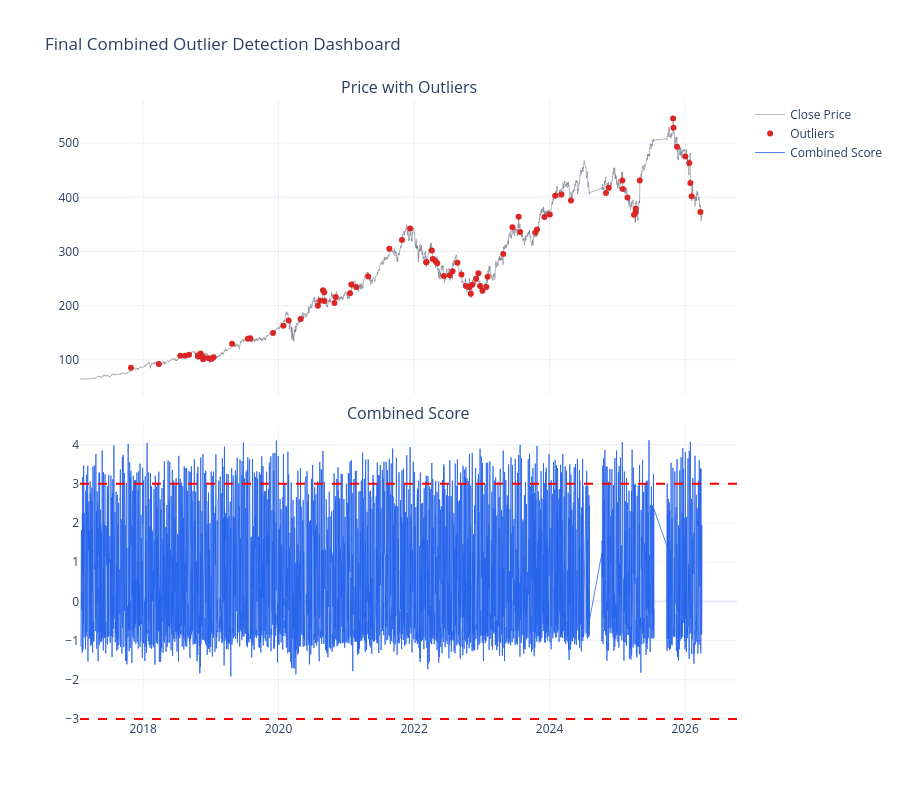

The notebook cell this image was saved under:
### Code cell
# Combined Model (IQR + Z_score + IF + LOF)

if "df_model" not in globals():
    raise ValueError("df_model not found. Run feature-engineering cell first.")

features = FEATURES
part = df_model.copy().sort_values("quote_datetime").reset_index(drop=True)
active_features = [c for c in features if c in part.columns]
window_z = WINDOW_Z
window_iqr = WINDOW_IQR
roll_window = ROLL_WINDOW
contamination = CONTAMINATION

# Z part
for col in active_features:
    mu = part[col].rolling(window_z).mean()
    sd = part[col].rolling(window_z).std()
    part[f"{col}_z"] = (part[col] - mu) / (sd + 1e-8)

if "log_return_z" in part.columns:
    part["z_score"] = part["log_return_z"]
else:
    z_cols = [f"{c}_z" for c in active_features if f"{c}_z" in part.columns]
    part["z_score"] = part[z_cols].abs().max(axis=1)
part["z_flag"] = (part["z_score"].abs() >= 3).astype(int)

# IQR part
for col in active_features:
    q1 = part[col].rolling(window_iqr).quantile(0.25)
    q3 = part[col].rolling(window_iqr).quantile(0.75)
    iqr = q3 - q1
    part[f"{col}_iqr_flag"] = ((part[col] < (q1 - 1.5 * iqr)) | (part[col] > (q3 + 1.5 * iqr))).astype(int)

iqr_cols = [f"{c}_iqr_flag" for c in active_features if f"{c}_iqr_flag" in part.columns]
part["iqr_flag"] = part[iqr_cols].any(axis=1).astype(int)

# ML matrix
ml_features = []
for col in active_features:
    zc = f"{col}_z"
    if zc in part.columns:
        ml_features.extend([col, zc])

part = part.dropna(subset=ml_features).reset_index(drop=True)
X = part[ml_features].values
X_scaled = StandardScaler().fit_transform(X)

# IF + LOF
iforest = IsolationForest(n_estimators=N_ESTIMATORS, contamination=contamination, random_state=42, n_jobs=-1)
iforest.fit(X_scaled)
part["iforest_flag"] = (iforest.predict(X_scaled) == -1).astype(int)
part["iforest_score"] = -iforest.decision_function(X_scaled)

lof = LocalOutlierFactor(n_neighbors=N_NEIGHBORS, contamination=contamination, n_jobs=-1)
part["lof_flag"] = (lof.fit_predict(X_scaled) == -1).astype(int)
part["lof_score"] = -lof.negative_outlier_factor_

def safe_minmax(s):
    den = s.max() - s.min()
    if den == 0 or pd.isna(den):
        return pd.Series(np.zeros(len(s)), index=s.index)
    return (s - s.min()) / den

part["if_norm"] = safe_minmax(part["iforest_score"])
part["lof_norm"] = safe_minmax(part["lof_score"])
part["ensemble_score"] = (part["if_norm"] + part["lof_norm"]) / 2.0
ens_thr = part["ensemble_score"].quantile(1 - contamination)

part["ensemble_flag"] = (
    ((part["iforest_flag"] == 1) & (part["lof_flag"] == 1)) |
    (part["ensemble_score"] >= ens_thr)
).astype(int)

# Combined condition
part["combined_flag"] = (
    (part["iqr_flag"] == 1) &
    (part["z_flag"] == 1) &
    (part["ensemble_flag"] == 1)
).astype(int)

### Figure 1 — Plotly figure (JSON) as saved in the notebook; plotly's stock layout.template omitted (floating-point values rounded to 4 significant figures; data arrays with more than 128 entries replaced by an {"elided": "..."} marker saying what was removed)
{"data": [{"line": {"color": "#6b7280", "width": 1}, "name": "Close Price", "opacity": 0.5, "type": "scatter", "x": {"elided": "15390 str values"}, "xaxis": "x", "y": {"elided": "15390 float values"}, "yaxis": "y"}, {"marker": {"color": "#dc2626", "size": 6}, "mode": "markers", "name": "Outliers", "type": "scatter", "x": ["2017-10-27T10:30:00", "2018-03-26T10:30:00", "2018-07-20T10:30:00", "2018-08-15T10:30:00", "2018-09-05T10:30:00", "2018-10-23T10:30:00", "2018-10-25T10:30:00", "2018-11-07T10:30:00", "2018-11-19T10:30:00", "2018-11-20T10:30:00", "2018-12-19T15:30:00", "2019-01-04T10:30:00", "2019-01-15T10:30:00", "2019-04-25T10:30:00", "2019-07-19T10:30:00", "2019-08-01T10:30:00", "2019-12-02T10:30:00", "2020-01-27T10:30:00", "2020-02-24T10:30:00", "2020-04-29T10:30:00", "2020-07-31T10:30:00", "2020-08-12T10:30:00", "2020-08-27T10:30:00", "2020-09-03T10:30:00", "2020-09-04T10:30:00", "2020-10-28T10:30:00", "2020-11-04T10:30:00", "2021-01-20T10:30:00", "2021-01-27T10:30:00", "2021-02-22T10:30:00", "2021-04-28T10:30:00", "2021-08-20T10:30:00", "2021-10-27T10:30:00", "2021-12-10T10:30:00", "2022-03-07T10:30:00", "2022-03-08T12:30:00", "2022-04-06T10:30:00", "2022-04-11T10:30:00", "2022-04-27T10:30:00", "2022-05-05T10:30:00", "2022-06-10T10:30:00", "2022-07-12T10:30:00", "2022-07-27T10:30:00", "2022-08-22T10:30:00", "2022-09-13T10:30:00", "2022-10-07T10:30:00", "2022-10-26T10:30:00", "2022-11-02T15:30:00", "2022-11-10T10:30:00", "2022-11-30T14:30:00", "2022-12-13T10:30:00", "2022-12-22T10:30:00", "2023-01-04T10:30:00", "2023-01-25T10:30:00", "2023-02-01T15:30:00", "2023-04-26T10:30:00", "2023-06-15T10:30:00", "2023-07-18T12:30:00", "2023-07-26T10:30:00", "2023-10-16T10:30:00", "2023-10-25T10:30:00", "2023-12-04T10:30:00", "2024-01-02T10:30:00", "2024-01-31T10:30:00", "2024-03-05T10:30:00", "2024-04-25T10:30:00", "2024-10-31T10:30:00", "2024-11-15T10:30:00", "2025-01-27T10:30:00", "2025-01-30T10:30:00", "2025-02-24T10:30:00", "2025-03-31T10:30:00", "2025-04-08T10:30:00", "2025-04-09T13:30:00", "2025-05-01T10:30:00", "2025-10-28T10:30:00", "2025-10-30T10:30:00", "2025-11-18T10:30:00", "2026-01-02T10:30:00", "2026-01-23T10:30:00", "2026-01-29T10:30:00", "2026-02-05T10:30:00", "2026-03-24T10:30:00"], "xaxis": "x", "y": [85.08, 92.12, 107.2, 107.2, 109.2, 105.9, 108.4, 111.2, 105.3, 100.9, 102.8, 101.3, 104.5, 129.5, 138.9, 139.4, 149.1, 162.6, 172.4, 175.0, 199.5, 208.7, 228.2, 224.4, 208.4, 204.9, 215.6, 222.6, 239.1, 234.4, 253.9, 304.8, 321.3, 342.6, 280.2, 280.1, 301.5, 286.2, 282.0, 278.3, 254.4, 256.2, 263.5, 278.9, 257.3, 236.2, 233.6, 222.0, 238.4, 249.6, 259.6, 236.4, 227.2, 234.3, 253.2, 295.3, 344.5, 364.1, 336.1, 335.1, 340.4, 363.6, 368.3, 402.9, 405.2, 394.1, 407.7, 417.6, 431.1, 415.2, 399.8, 367.8, 372.1, 379.1, 431.1, 545.6, 528.4, 493.5, 475.4, 463.1, 426.3, 401.7, 372.8], "yaxis": "y"}, {"line": {"color": "#2563eb", "width": 0.8}, "name": "Combined Score", "type": "scatter", "x": {"elided": "15390 str values"}, "xaxis": "x2", "y": {"elided": "15390 float values"}, "yaxis": "y2"}], "layout": {"annotations": [{"font": {"size": 16}, "showarrow": false, "text": "Price with Outliers", "x": 0.5, "xanchor": "center", "xref": "paper", "y": 1, "yanchor": "bottom", "yref": "paper"}, {"font": {"size": 16}, "showarrow": false, "text": "Combined Score", "x": 0.5, "xanchor": "center", "xref": "paper", "y": 0.475, "yanchor": "bottom", "yref": "paper"}], "height": 800, "shapes": [{"line": {"color": "red", "dash": "dash"}, "type": "line", "x0": 0, "x1": 1, "xref": "x2 domain", "y0": 3, "y1": 3, "yref": "y2"}, {"line": {"color": "red", "dash": "dash"}, "type": "line", "x0": 0, "x1": 1, "xref": "x2 domain", "y0": -3, "y1": -3, "yref": "y2"}], "showlegend": true, "title": {"text": "Final Combined Outlier Detection Dashboard"}, "xaxis": {"anchor": "y", "domain": [0, 1], "matches": "x2", "showticklabels": false}, "xaxis2": {"anchor": "y2", "domain": [0, 1]}, "yaxis": {"anchor": "x", "domain": [0.525, 1]}, "yaxis2": {"anchor": "x2", "domain": [0, 0.475]}}}
